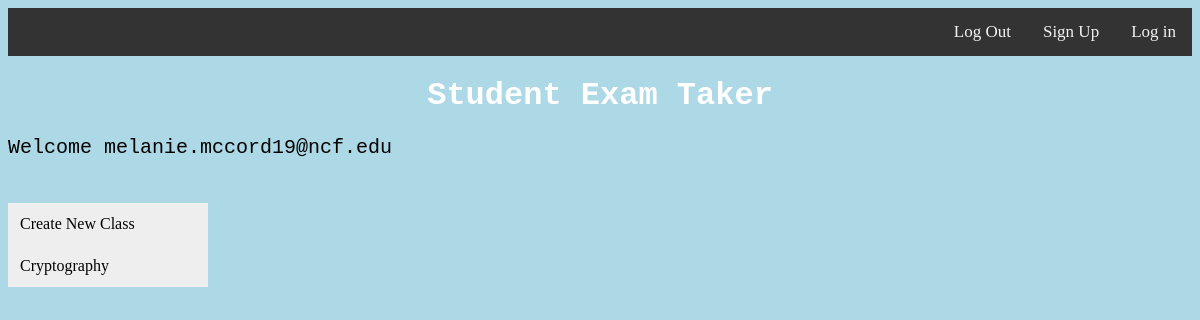
The app's page /profile (signed in), older data.
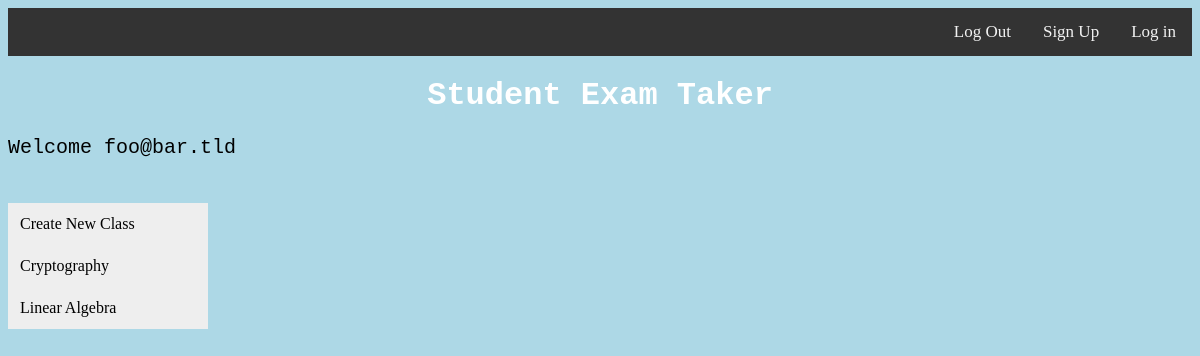
The same page, newer data.
### exam_backend/models.py (models this page shows)
class User(UserMixin, db.Model):
    id = db.Column(db.Integer, primary_key=True)  # primary keys are required by SQLAlchemy
    username = db.Column(db.String(100), unique=True)
    email = db.Column(db.String(100), unique=True)
    password = db.Column(db.String(100))
    school = db.Column(db.Text)
    courses = db.relationship("Course", backref="course_teacher", lazy = True)
    type_account = db.Column(db.Text)

class Course(db.Model):
    id = db.Column(db.Integer, primary_key=True)  # primary keys are required by SQLAlchemy
    name = db.Column(db.String, unique = True)
    teacher = db.Column(db.Integer, db.ForeignKey('user.id'), nullable=False)
    school = db.Column(db.String)

### exam_backend/main.py (the view)
@main.route('/profile')
@login_required
def profile():
    email = current_user.email
    courses = current_user.courses
    return render_template('user-dashboard.html', email=email, courses=courses) #courses=current_user.courses)

### exam_backend/__init__.py (called while the page is built)
def create_app():
    app.config['SECRET_KEY'] = os.urandom(256)
    app.config['SQLALCHEMY_DATABASE_URI'] = 'sqlite:///db.sqlite'
    app.config["SQLALCHEMY_TRACK_MODIFICATIONS"] = False
    app.config['TEMPLATES_AUTO_RELOAD'] = True
    lm = LoginManager()
    lm.login_view = 'auth.login'
    lm.init_app(app)
    @lm.user_loader
    def load_user(user_id):
        return User.query.get(int(user_id))
    from .auth import auth as auth_blueprint
    app.register_blueprint(auth_blueprint, name="auth")
    from .main import main as main_blueprint
    app.register_blueprint(main_blueprint, name="main")
    from .dashboard import dashboard
    app.register_blueprint(dashboard, name="dashboard")
    return app

### exam_backend/templates/user-dashboard.html (shortened to what this page needs)
<!DOCTYPE html>
<html lang="en">
<head>
    <link rel="stylesheet" href="{{ url_for('static', filename='css/styles.css') }}">
</head>
 <div class="topnav">
  <a href="{{ url_for('auth.login') }}">Log in</a>
 <a href="{{ url_for('auth.signup') }}">Sign Up</a>
 <a href="{{ url_for('auth.logout') }}">Log Out</a>
</div>
<body>
<h1>Student Exam Taker</h1>
<p>Welcome {{ email }}</p>
<div class="vertical-menu">
  <a href="#" class="active"><a href="{{ url_for('main.add_new_course') }}">Create New Class</a></a>
  {%for course in courses%}
    <a href="{{ url_for('main.view_course', course_id = course.id) }}"> {{course.name}} </a>
{%endfor%}
</div>
</body>
</html>

### exam_backend/static/css/styles.css (style rules this page uses)
body { background-color: lightblue; }
h1 { color: white; text-align: center; font-family: Courier, serif; }
p { font-family: Courier, serif; font-size: 20px; }
.topnav { background-color: #333; overflow: hidden; }
.topnav a { float: right; color: #f2f2f2; text-align: center; padding: 14px 16px; text-decoration: none; font-size: 17px; }
.vertical-menu { width: 200px; }
.vertical-menu a { background-color: #eee; color: black; display: block; padding: 12px; text-decoration: none; }
.vertical-menu a.active { background-color: lightblue; color: white; }

Row changes from the older to the newer data that the page shows:
changed User: email "melanie.mccord19@ncf.edu" → "foo@bar.tld"
added Course: name "Linear Algebra"
